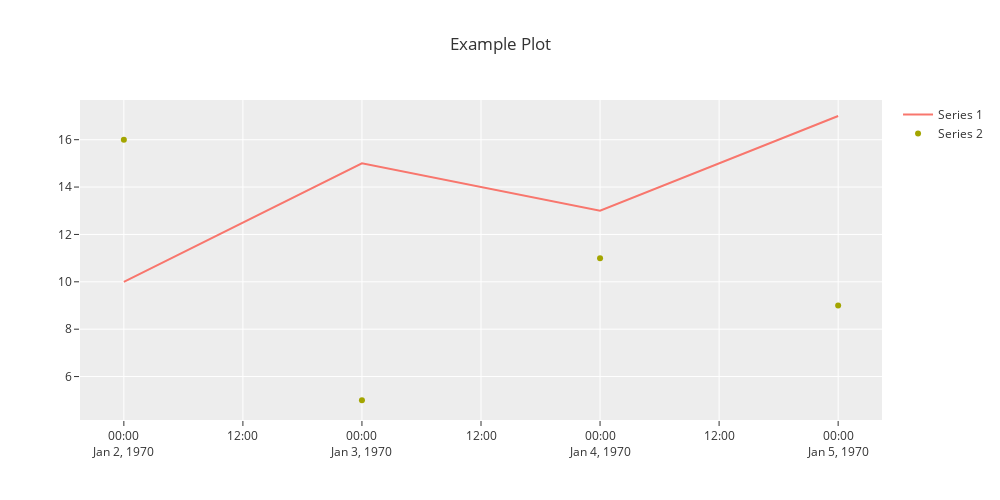

The code cell stored with this chart in its notebook:
### Markdown cell above
------

## Example usage:

### Code cell
df1 = pd.DataFrame({'Date': [1, 2, 3, 4], 'Value': [10, 15, 13, 17]})
df2 = pd.DataFrame({'Date': [1, 2, 3, 4], 'Value': [16, 5, 11, 9]})
data = {"Series 1": df1, "Series 2": df2}
fig = date_list_plot(data, title="Example Plot", mode = {"Series 2":"markers"}, width=1000, height=500, epoch_start="1970-01-01", template = "ggplot2")
fig.show()

### Figure 1 — Plotly figure (JSON) as saved in the notebook; plotly's stock layout.template omitted (floating-point values rounded to 4 significant figures)
{"data": [{"mode": "lines", "name": "Series 1", "x": ["1970-01-02T00:00:00", "1970-01-03T00:00:00", "1970-01-04T00:00:00", "1970-01-05T00:00:00"], "y": [10, 15, 13, 17], "type": "scatter"}, {"mode": "markers", "name": "Series 2", "x": ["1970-01-02T00:00:00", "1970-01-03T00:00:00", "1970-01-04T00:00:00", "1970-01-05T00:00:00"], "y": [16, 5, 11, 9], "type": "scatter"}], "layout": {"title": {"text": "Example Plot"}, "width": 1000, "height": 500}}
